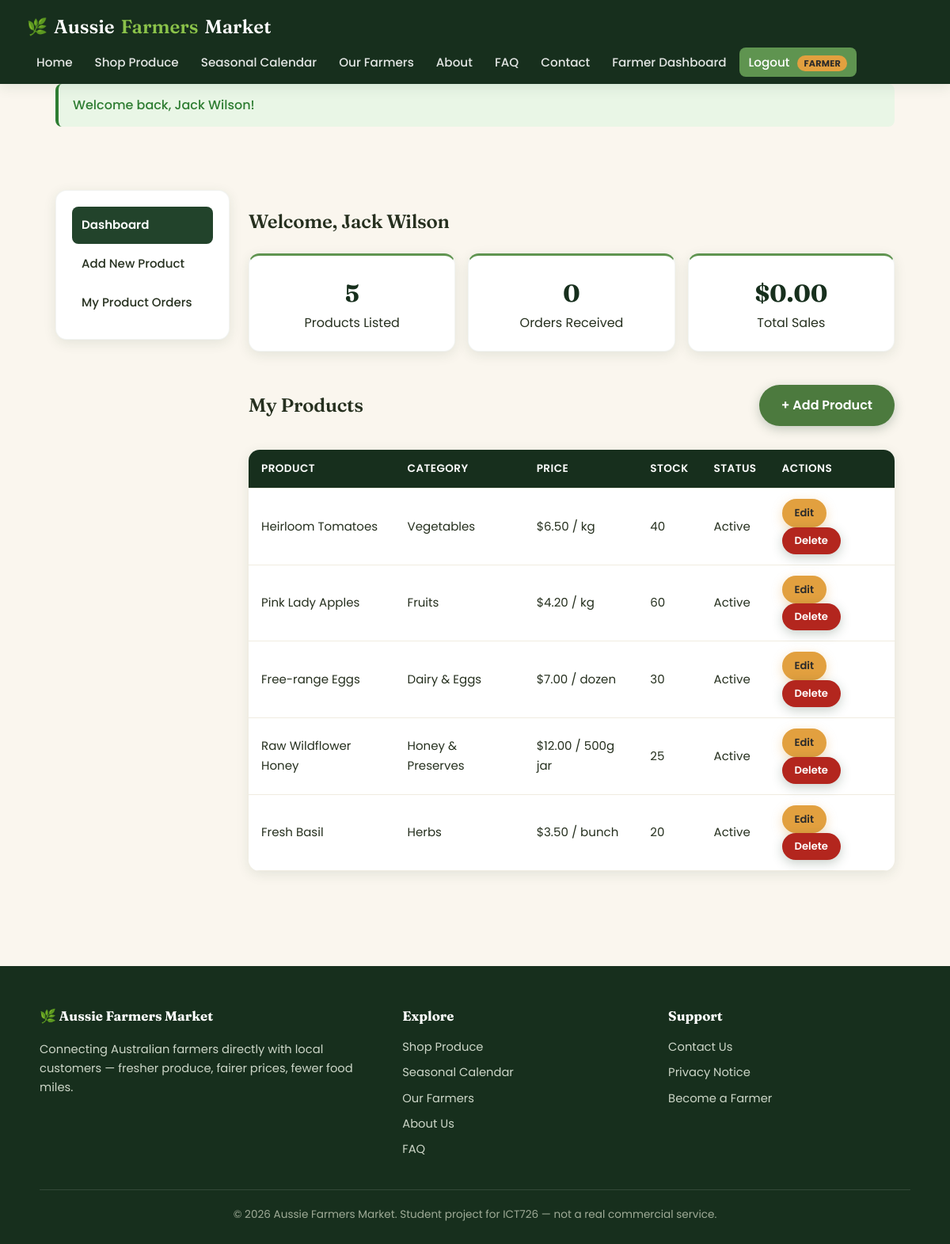
Page /farmer/dashboard.php (signed in) on the committed database.
### tables this page shows
CREATE TABLE products (
    product_id INT AUTO_INCREMENT PRIMARY KEY,
    farmer_id INT NOT NULL,
    category_id INT,
    product_name VARCHAR(150) NOT NULL,
    description TEXT,
    price DECIMAL(8,2) NOT NULL,
    unit VARCHAR(30) NOT NULL DEFAULT 'kg',    
    stock_quantity INT NOT NULL DEFAULT 0,
    is_organic TINYINT(1) NOT NULL DEFAULT 0,
    image VARCHAR(255) DEFAULT 'default-product.jpg',
    in_season_months VARCHAR(50) NOT NULL DEFAULT '1,2,3,4,5,6,7,8,9,10,11,12',  
    status ENUM('active','inactive') NOT NULL DEFAULT 'active',
    created_at TIMESTAMP DEFAULT CURRENT_TIMESTAMP,
    updated_at TIMESTAMP DEFAULT CURRENT_TIMESTAMP ON UPDATE CURRENT_TIMESTAMP,
    FOREIGN KEY (farmer_id) REFERENCES users(user_id) ON DELETE CASCADE,
    FOREIGN KEY (category_id) REFERENCES categories(category_id) ON DELETE SET NULL
);

CREATE TABLE categories (
    category_id INT AUTO_INCREMENT PRIMARY KEY,
    category_name VARCHAR(80) NOT NULL UNIQUE
);

### includes/functions.php (called while the page is built, shortened)
<?php
function clean($data) {
    return htmlspecialchars(trim($data ?? ''), ENT_QUOTES, 'UTF-8');
}
function format_price($amount) {
    return '$' . number_format((float) $amount, 2);
}

### farmer/dashboard.php (the view, shortened to what this page needs)
<?php
require_once __DIR__ . '/../includes/functions.php';
require_once __DIR__ . '/../config/db.php';
$farmerId = current_user_id();
$productCount = $pdo->prepare("SELECT COUNT(*) FROM products WHERE farmer_id = ?");
$productCount->execute([$farmerId]);
$totalProducts = $productCount->fetchColumn();
$orderCount = $pdo->prepare("SELECT COUNT(DISTINCT order_id) FROM order_items WHERE farmer_id = ?");
$orderCount->execute([$farmerId]);
$totalOrders = $orderCount->fetchColumn();
$revenue = $pdo->prepare("SELECT COALESCE(SUM(quantity * price_at_purchase),0) FROM order_items WHERE farmer_id = ?");
$revenue->execute([$farmerId]);
$totalRevenue = $revenue->fetchColumn();
$products = $pdo->prepare("SELECT p.*, c.category_name FROM products p LEFT JOIN categories c ON p.category_id = c.category_id WHERE farmer_id = ? ORDER BY created_at DESC");
$products->execute([$farmerId]);
$products = $products->fetchAll();
require_once __DIR__ . '/../includes/header.php';
?>
<section class="section">
  <div class="dashboard-wrap">
    <aside class="sidebar" aria-label="Farmer navigation">
      <a href="<?php echo BASE_URL; ?>/farmer/dashboard.php" class="active">Dashboard</a>
      <a href="<?php echo BASE_URL; ?>/farmer/add_product.php">Add New Product</a>
      <a href="<?php echo BASE_URL; ?>/farmer/orders.php">My Product Orders</a>
    </aside>
    <div class="dashboard-content">
      <h1>Welcome, <?php echo clean($_SESSION['full_name']); ?></h1>
      <div class="stat-cards">
        <div class="stat-card"><div class="num"><?php echo (int) $totalProducts; ?></div><div>Products Listed</div></div>
        <div class="stat-card"><div class="num"><?php echo (int) $totalOrders; ?></div><div>Orders Received</div></div>
        <div class="stat-card"><div class="num"><?php echo format_price($totalRevenue); ?></div><div>Total Sales</div></div>
      </div>
      <div class="flex-between mb-2">
        <h2>My Products</h2>
        <a href="<?php echo BASE_URL; ?>/farmer/add_product.php" class="btn">+ Add Product</a>
      </div>
      <?php if (empty($products)): ?>
        <p>You haven't listed any products yet.</p>
      <?php else: ?>
        <table>
          <thead><tr><th scope="col">Product</th><th scope="col">Category</th><th scope="col">Price</th><th scope="col">Stock</th><th scope="col">Status</th><th scope="col">Actions</th></tr></thead>
          <tbody>
          <?php foreach ($products as $p): ?>
            <tr>
              <td><?php echo clean($p['product_name']); ?></td>
              <td><?php echo clean($p['category_name'] ?? 'General'); ?></td>
              <td><?php echo format_price($p['price']); ?> / <?php echo clean($p['unit']); ?></td>
              <td><?php echo (int) $p['stock_quantity']; ?></td>
              <td><?php echo ucfirst(clean($p['status'])); ?></td>
              <td>
                <a href="<?php echo BASE_URL; ?>/farmer/edit_product.php?id=<?php echo $p['product_id']; ?>" class="btn btn-small btn-secondary">Edit</a>
                <form method="POST" action="<?php echo BASE_URL; ?>/farmer/delete_product.php" style="display:inline;" onsubmit="return confirm('Delete this product?');">
                  <button type="submit" class="btn btn-small btn-danger">Delete</button>
                </form>
              </td>
            </tr>
          <?php endforeach; ?>
          </tbody>
        </table>
      <?php endif; ?>
    </div>
  </div>
</section>
<?php require_once __DIR__ . '/../includes/footer.php'; ?>

### assets/css/style.css (style rules this page uses)
:root { --green-dark: #22432b; --green-darker: #172f1d; --green: #4c7a3e; --green-mid: #5f9450; --green-light: #8bc34a; --amber: #e2a03f; --amber-dark: #c9832a; --terracotta: #d9694f; --cream: #faf6ee; --cream-deep: #f2ead9; --text-dark: #26301f; --text-muted: #6b6355; --white: #ffffff; --error: #b3261e; --success: #2e7d32; --radius: 14px; --radius-sm: 8px; --shadow: 0 4px 16px rgba(34, 67, 43, 0.10); --shadow-lg: 0 14px 40px rgba(34, 67, 43, 0.18); --font-display: 'Fraunces', Georgia, serif; --font-body: 'Poppins', 'Segoe UI', Roboto, Arial, sans-serif; }
* { box-sizing: border-box; }
body { margin: 0; font-family: var(--font-body); color: var(--text-dark); background: var(--cream); line-height: 1.65; -webkit-font-smoothing: antialiased; }
h1, h2, h3 { font-family: var(--font-display); font-weight: 600; letter-spacing: -0.01em; }
a { color: var(--green-dark); transition: color 0.15s ease; }
.btn { display: inline-block; background: var(--green); color: #fff; padding: 13px 28px; border-radius: 30px; text-decoration: none; border: none; cursor: pointer; font-size: 1rem; font-weight: 600; font-family: var(--font-body); transition: background 0.2s ease, transform 0.15s ease, box-shadow 0.2s ease; box-shadow: 0 4px 14px rgba(34,67,43,0.25); }
.btn-secondary { background: var(--amber); color: #2b2b2b; box-shadow: 0 4px 14px rgba(226,160,63,0.35); }
.btn-danger { background: var(--error); }
.btn-small { padding: 7px 16px; font-size: 0.82rem; border-radius: 20px; }
.section { padding: 60px 0; }
table { width: 100%; border-collapse: collapse; background: var(--white); border-radius: var(--radius); overflow: hidden; box-shadow: var(--shadow); }
th, td { padding: 13px 16px; text-align: left; border-bottom: 1px solid #f0ece0; font-size: 0.94rem; }
th { background: var(--green-darker); color: #fff; font-weight: 600; font-size: 0.85rem; text-transform: uppercase; letter-spacing: 0.03em; }
.dashboard-wrap { display: flex; gap: 24px; flex-wrap: wrap; }
.sidebar { background: var(--white); border-radius: var(--radius); box-shadow: var(--shadow); padding: 20px; width: 220px; height: fit-content; border: 1px solid rgba(34,67,43,0.06); }
.sidebar a { display: block; padding: 11px 12px; text-decoration: none; color: var(--text-dark); border-radius: var(--radius-sm); font-weight: 500; font-size: 0.94rem; margin-bottom: 2px; }
.sidebar a.active { background: var(--green-dark); color: #fff; font-weight: 600; }
.dashboard-content { flex: 1; min-width: 280px; }
.stat-cards { display: flex; gap: 16px; flex-wrap: wrap; margin-bottom: 28px; }
.stat-card { background: var(--white); border-radius: var(--radius); box-shadow: var(--shadow); padding: 22px; flex: 1; min-width: 150px; text-align: center; border: 1px solid rgba(34,67,43,0.06); border-top: 3px solid var(--green-mid); }
.stat-card .num { font-size: 1.9rem; font-weight: 700; color: var(--green-darker); font-family: var(--font-display); }
.mb-2 { margin-bottom: 16px; }
.flex-between { display: flex; justify-content: space-between; align-items: center; flex-wrap: wrap; gap: 10px; }

### rows in the picture
products: product_name "Heirloom Tomatoes", category.category_name "Vegetables", price "$6.50", unit "kg", stock_quantity "40", status "Active"
products: product_name "Pink Lady Apples", category.category_name "Fruits", price "$4.20", unit "kg", stock_quantity "60", status "Active"
products: product_name "Free-range Eggs", category.category_name "Dairy & Eggs", price "$7.00", unit "dozen", stock_quantity "30", status "Active"
products: product_name "Raw Wildflower Honey", category.category_name "Honey & Preserves", price "$12.00", unit "500g jar", stock_quantity "25", status "Active"
products: product_name "Fresh Basil", category.category_name "Herbs", price "$3.50", unit "bunch", stock_quantity "20", status "Active"

### other values in the picture
current_role() "FARMER"
$flash['message'] "Welcome back, Jack Wilson!"
$_SESSION['full_name'] "Jack Wilson"
$totalProducts "5"
$totalOrders "0"
format_price($totalRevenue) "$0.00"
